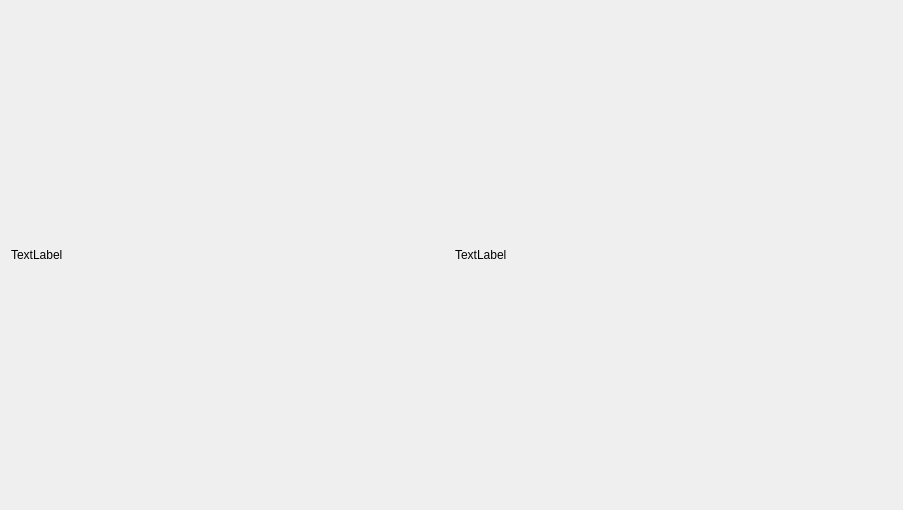
<?xml version="1.0" encoding="UTF-8"?>
<ui version="4.0">
 <class>Form</class>
 <widget class="QWidget" name="Form">
  <property name="geometry">
   <rect>
    <x>0</x>
    <y>0</y>
    <width>903</width>
    <height>510</height>
   </rect>
  </property>
  <property name="windowTitle">
   <string>Cam view</string>
  </property>
  <layout class="QHBoxLayout" name="horizontalLayout">
   <item>
    <layout class="QHBoxLayout" name="horizontalLayout_2">
     <item>
      <widget class="QLabel" name="main_video">
       <property name="text">
        <string>TextLabel</string>
       </property>
      </widget>
     </item>
     <item>
      <widget class="QLabel" name="thermal_video">
       <property name="text">
        <string>TextLabel</string>
       </property>
      </widget>
     </item>
    </layout>
   </item>
  </layout>
 </widget>
 <resources/>
 <connections/>
</ui>
